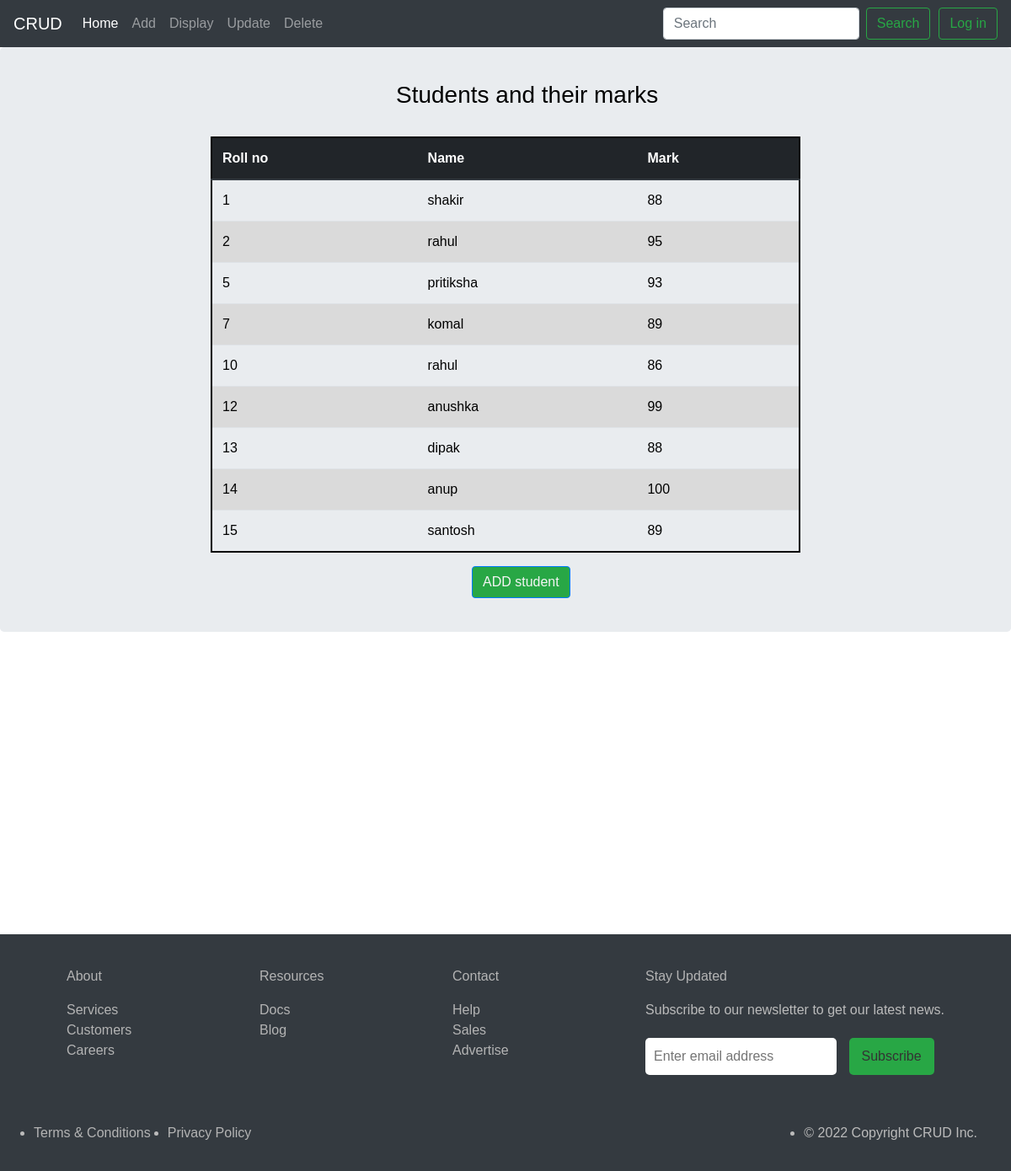
Screenshot of /morethan/ with the database file from the repository.
### demoapp/models.py (models this page shows, shortened)
class Student(models.Model):
    roll = models.IntegerField()
    name = models.CharField(max_length=100)
    mark = models.IntegerField()

### demoapp/views.py (the view)
# urls.py: path('morethan/', views.morethan_table,),
def morethan_table(request):
    data = Student.objects.filter(mark__gt=85)
    context= {"data":data}
    return render(request, 'demoapp/morethan.html',context)

### demoapp/templates/demoapp/morethan.html (shortened to what this page needs)
{% include "demoapp/header.html" %}
<!DOCTYPE html>
<html lang="en">
  <head>
    <link
      rel="stylesheet"
      href="https://cdn.jsdelivr.net/npm/bootstrap@4.0.0/dist/css/bootstrap.min.css"
    />
  </head>
  <body>
    <div class="table-div jumbotron" style="margin-bottom: 0">
      <h3>Students and their marks</h3>
      <br />
      <table class="table">
        <thead class="thead-dark">
          <tr>
            <th scope="col">Roll no</th>
            <th scope="col">Name</th>
            <th scope="col">Mark</th>
          </tr>
        </thead>
        <tbody class="table-body">
          {% if data %} {% for i in data %}
          <tr>
            <td>{{i.roll}}</td>
            <td><a class="name" href="/update/{{i.id}}"> {{i.name}} </a></td>
            <td>{{i.mark}}</td>
          </tr>
          {% endfor %} {% else %}
          <h4>No students in database...</h4>
          {% endif %}
        </tbody>
      </table>
      <a href="/add/"
        ><button
          type="submit"
          class="btn btn-primary"
          style="
            background-color: #28a745;
            color: whitesmoke;
            margin-left: 310px;
          "
        >
          ADD student
        </button></a
      >
      <br />
    </div>
  </body>
</html>
{% include "demoapp/footer.html" %}

### demoapp/templates/demoapp/morethan.html (style rules this page uses)
body { color: black; }
.table-div { padding: 40px 250px 40px 250px; }
.table { border: 2px solid black; cursor: pointer; }
tr:nth-child(even) { background-color: #dadada; }
.thead-dark { background-color: darkcyan; }
h3 { margin-left: 220px; }
.name { text-decoration: none; color: inherit; }

### demoapp/templates/demoapp/footer.html (style rules this page uses)
* { box-sizing: border-box; font-family: sans-serif; margin: 0; padding: 0; }

### rows the page displays
Student: roll "1", name "shakir", mark "88"
Student: roll "2", name "rahul", mark "95"
Student: roll "5", name "pritiksha", mark "93"
Student: roll "7", name "komal", mark "89"
Student: roll "10", name "rahul", mark "86"
Student: roll "12", name "anushka", mark "99"
Student: roll "13", name "dipak", mark "88"
Student: roll "14", name "anup", mark "100"
Student: roll "15", name "santosh", mark "89"
